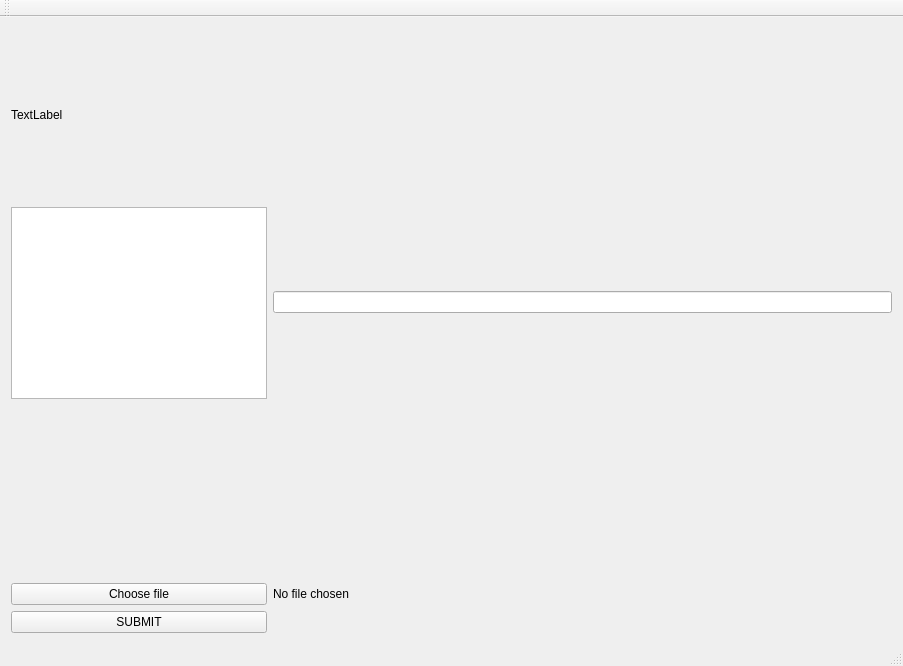
<?xml version="1.0" encoding="UTF-8"?>
<ui version="4.0">
 <class>MainWindow</class>
 <widget class="QMainWindow" name="MainWindow">
  <property name="geometry">
   <rect>
    <x>0</x>
    <y>0</y>
    <width>903</width>
    <height>666</height>
   </rect>
  </property>
  <property name="windowTitle">
   <string>MADJudge</string>
  </property>
  <widget class="QWidget" name="centralWidget">
   <layout class="QGridLayout" name="gridLayout_2">
    <item row="1" column="0">
     <widget class="QTextEdit" name="textEdit">
      <property name="sizePolicy">
       <sizepolicy hsizetype="Fixed" vsizetype="Fixed">
        <horstretch>0</horstretch>
        <verstretch>0</verstretch>
       </sizepolicy>
      </property>
     </widget>
    </item>
    <item row="0" column="0">
     <widget class="QLabel" name="label">
      <property name="enabled">
       <bool>true</bool>
      </property>
      <property name="text">
       <string>TextLabel</string>
      </property>
     </widget>
    </item>
    <item row="5" column="1">
     <widget class="QLabel" name="label_2">
      <property name="text">
       <string>No file chosen</string>
      </property>
     </widget>
    </item>
    <item row="5" column="0">
     <widget class="QPushButton" name="filebt">
      <property name="text">
       <string>Choose file</string>
      </property>
     </widget>
    </item>
    <item row="6" column="0">
     <widget class="QPushButton" name="submitbtn">
      <property name="text">
       <string>SUBMIT</string>
      </property>
     </widget>
    </item>
    <item row="0" column="1" rowspan="3">
     <widget class="QLineEdit" name="lineEdit"/>
    </item>
   </layout>
  </widget>
  <widget class="QMenuBar" name="menuBar">
   <property name="geometry">
    <rect>
     <x>0</x>
     <y>0</y>
     <width>903</width>
     <height>25</height>
    </rect>
   </property>
  </widget>
  <widget class="QToolBar" name="mainToolBar">
   <attribute name="toolBarArea">
    <enum>TopToolBarArea</enum>
   </attribute>
   <attribute name="toolBarBreak">
    <bool>false</bool>
   </attribute>
  </widget>
  <widget class="QStatusBar" name="statusBar"/>
 </widget>
 <layoutdefault spacing="6" margin="11"/>
 <resources/>
 <connections/>
</ui>
